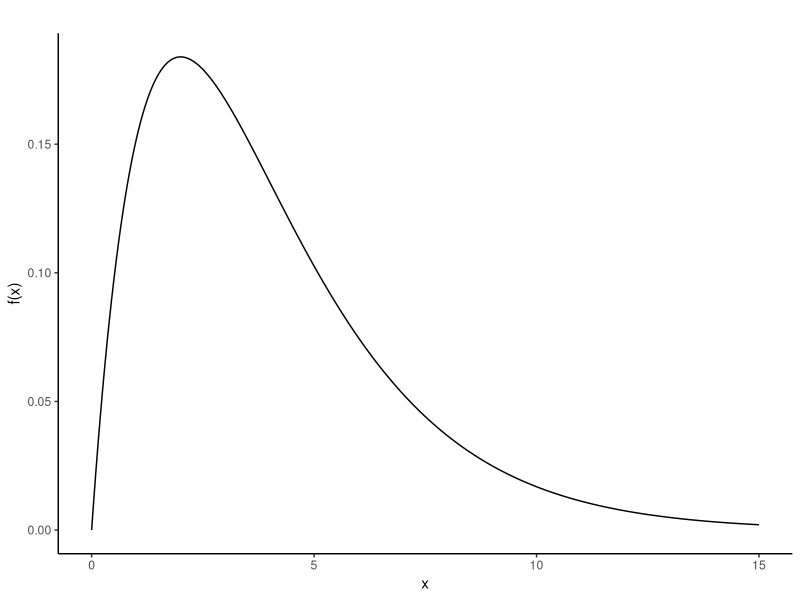
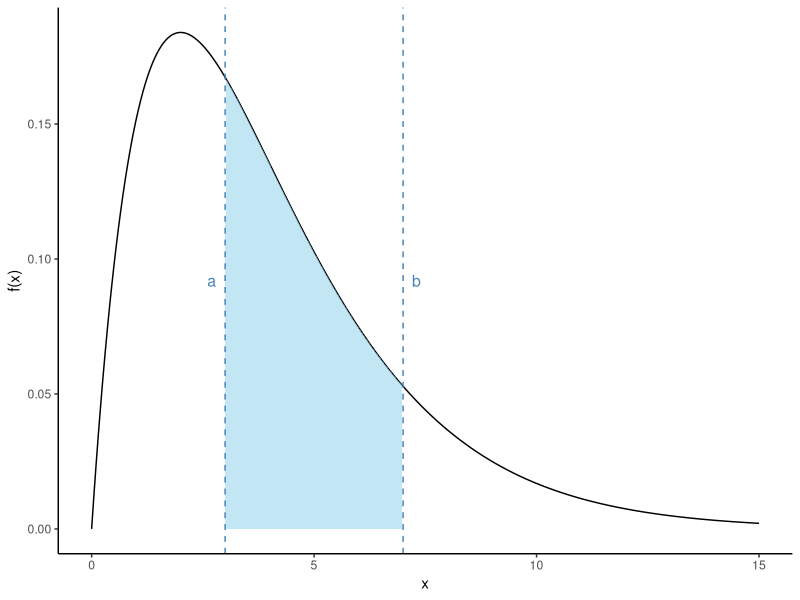
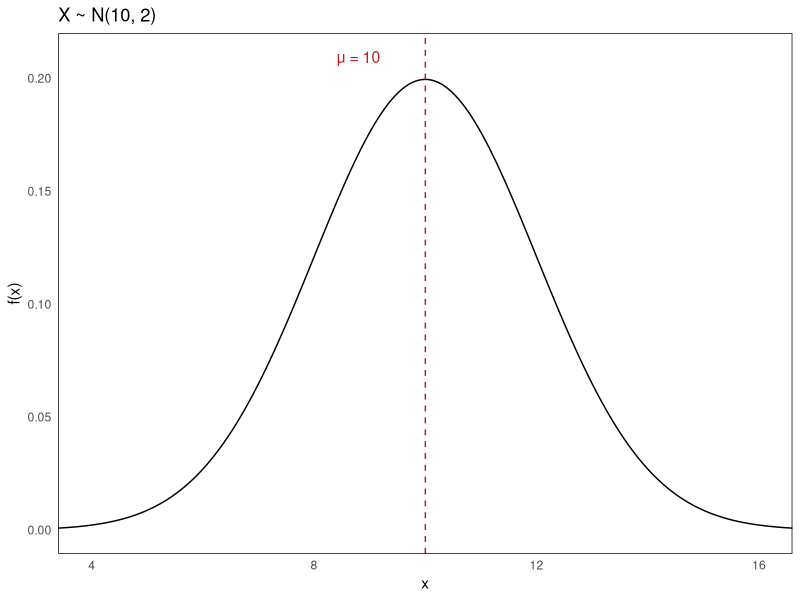
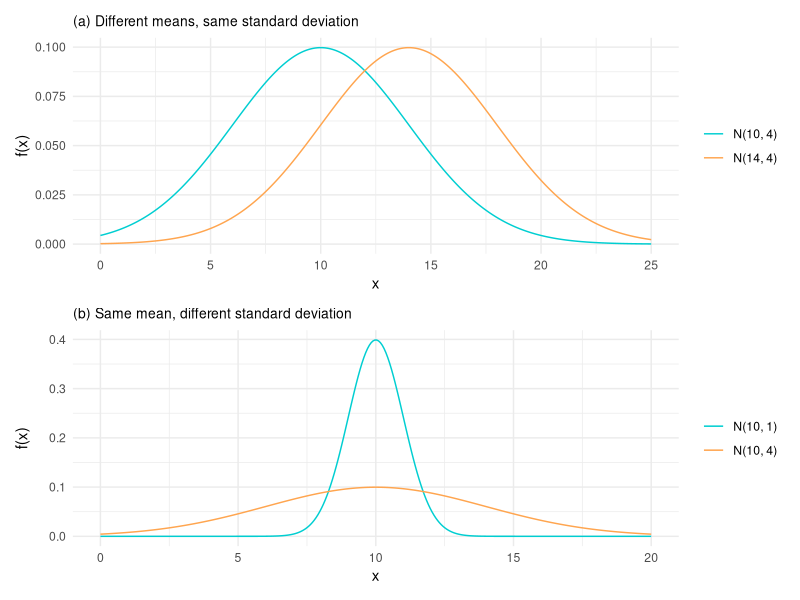
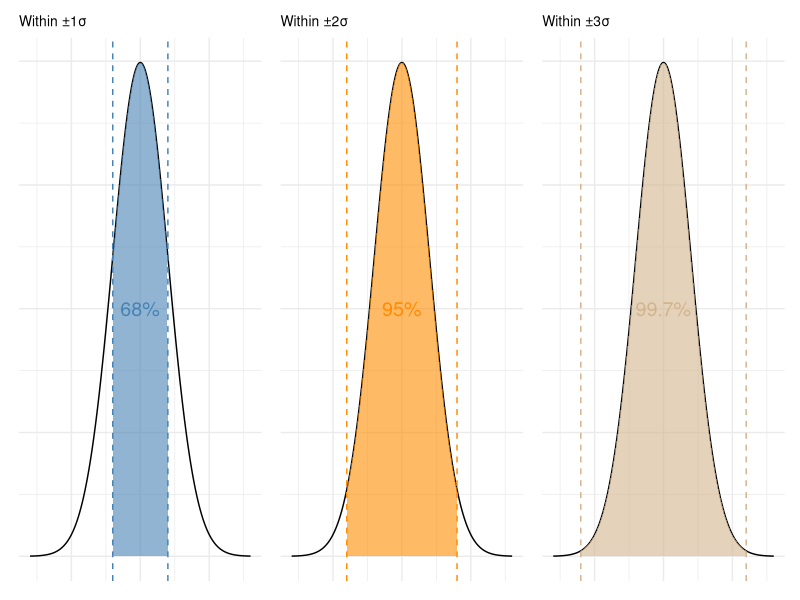
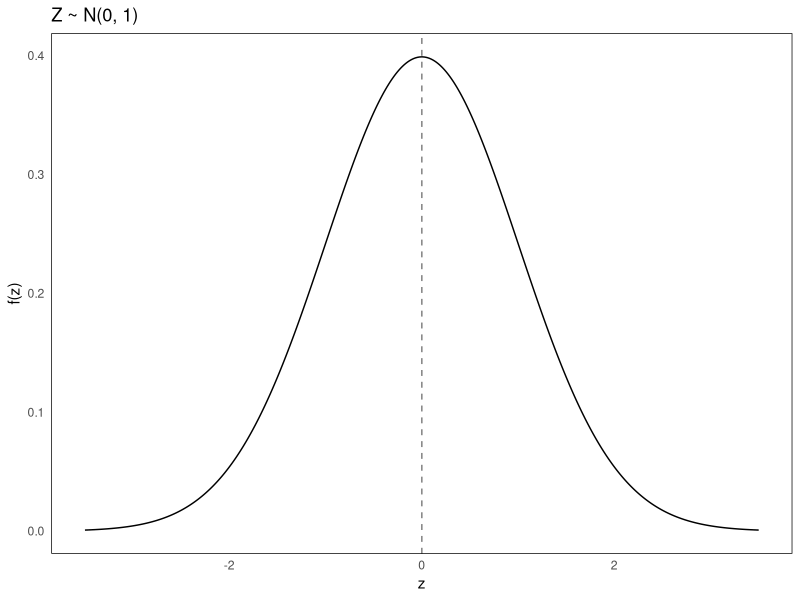
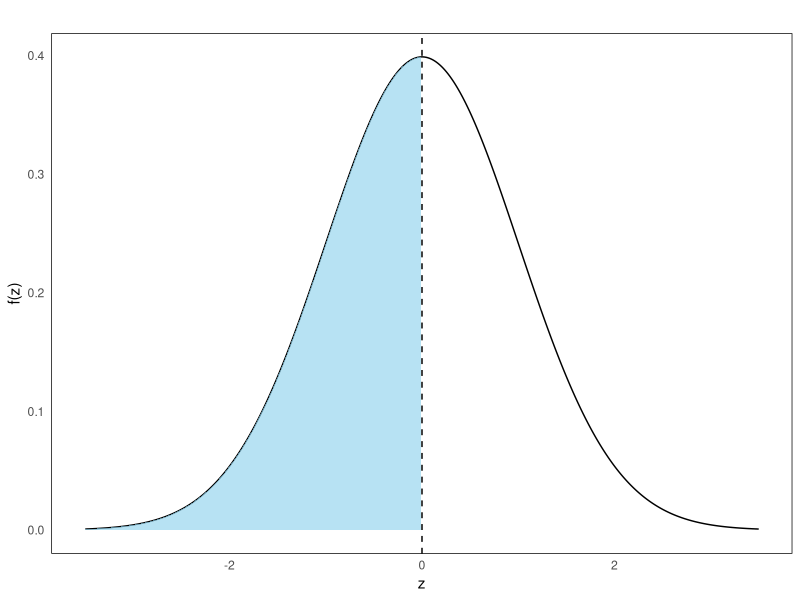
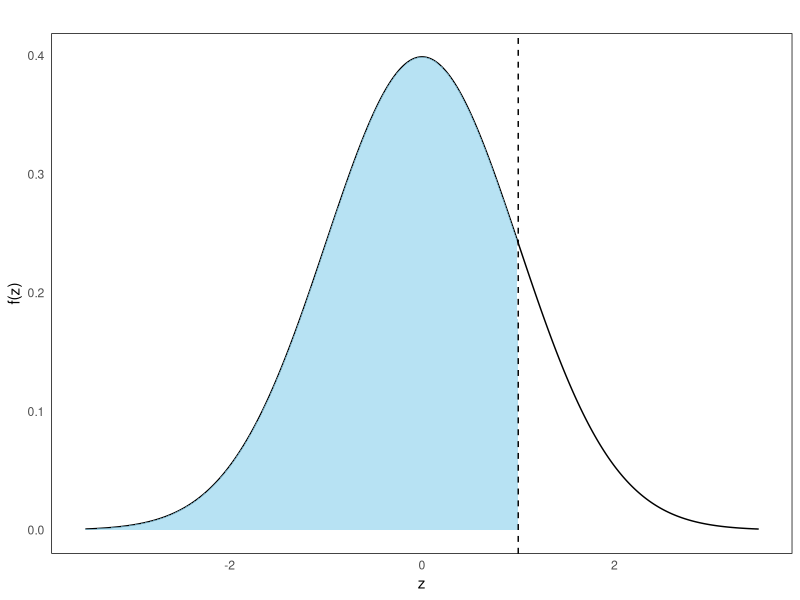

Here is the R script that generated these plots, in order:
## ---- chunk 1
#| echo: false
library(ggplot2)
library(tidyverse)
library(gganimate)
library(patchwork)
## ---- chunk 2
#| echo: false
#| fig-height: 3
#| fig-width: 5
#| fig-align: center

# Skewed density using Gamma distribution
x_vals <- seq(0, 15, length.out = 300)
y_vals <- dgamma(x_vals, shape = 2, scale = 2)  # Right-skewed

df_skewed <- data.frame(x = x_vals, y = y_vals)

ggplot(df_skewed, aes(x = x, y = y)) +
  geom_line(color = "black", size = 0.5) +
  labs(
    title = " ",
    x = "x",
    y = "f(x)"
  ) +
  theme_classic()
## ---- chunk 3
#| echo: false
#| fig-height: 3
#| fig-width: 5
#| fig-align: center
# Define limits a and b
a <- 3
b <- 7

ggplot(df_skewed, aes(x = x, y = y)) +
  geom_line(color = "black", size = 0.5) +
  geom_area(data = subset(df_skewed, x >= a & x <= b),
            aes(x = x, y = y),
            fill = "skyblue", alpha = 0.5) +
  geom_vline(xintercept = a, color = "steelblue", linetype = "dashed", size = 0.5) +
  geom_vline(xintercept = b, color = "steelblue", linetype = "dashed", size = 0.5) +
    annotate("text", x = a-0.3, y = max(df_skewed$y) * 0.5, label = "a", color = "steelblue", size = 4) +
  annotate("text", x = b+0.3, y = max(df_skewed$y) * 0.5, label = "b", color = "steelblue", size = 4) +
  labs(
    x = "x",
    y = "f(x)"
  ) +
  theme_classic()
## ---- chunk 4
#| echo: false
#| fig-height: 3
#| fig-width: 4
#| fig-align: center
# Parameters
mu <- 10
sigma <- 2

# Generate data
x_vals <- seq(0, 18, length.out = 300)
y_vals <- dnorm(x_vals, mean = mu, sd = sigma)

df_norm <- data.frame(x = x_vals, y = y_vals)
width <- 6
x_vals <- seq(mu - width, mu + width, length.out = 300)
y_vals <- dnorm(x_vals, mean = mu, sd = sigma)

# Plot
ggplot(df_norm, aes(x = x, y = y)) +
  geom_line(color = "black", size = 0.5) +
  geom_vline(xintercept = mu, linetype = "dashed", color = "firebrick", size = 0.5) +
  annotate("text", x = mu-1.2, y = max(y_vals) * 1.05, label = "μ = 10", color = "firebrick", size = 4) +
  labs(
    title = "X ~ N(10, 2)",
    x = "x",
    y = "f(x)"
  ) +
  coord_cartesian(xlim = c(mu - width, mu + width)) +
  theme_minimal() +
  theme(
  panel.grid = element_blank(),   
  panel.border = element_rect(color = "black", fill = NA) 
  )
## ---- chunk 5
#| echo: false
#| fig-height: 6
#| fig-width: 5
#| fig-align: center
# (a) Different means, same std deviation
x1 <- seq(0, 25, length.out = 300)
df_a <- data.frame(
  x = rep(x1, 2),
  density = c(dnorm(x1, mean = 10, sd = 4), dnorm(x1, mean = 14, sd = 4)),
  dist = factor(rep(c("N(10, 4)", "N(14, 4)"), each = length(x1)))
)

plot_a <- ggplot(df_a, aes(x = x, y = density, color = dist)) +
  geom_line(size = 0.5) +
  scale_color_manual(values = c("darkturquoise", "tan1")) +
  labs(
    title = "(a) Different means, same standard deviation",
    x = "x", y = "f(x)"
  ) +
  theme_minimal() +
  theme(
    legend.title = element_blank(),
    plot.title = element_text(size = 10)  # smaller title
  )

# (b) Same mean, different std deviation
x2 <- seq(0, 20, length.out = 300)
df_b <- data.frame(
  x = rep(x2, 2),
  density = c(dnorm(x2, mean = 10, sd = 1), dnorm(x2, mean = 10, sd = 4)),
  dist = factor(rep(c("N(10, 1)", "N(10, 4)"), each = length(x2)))
)

plot_b <- ggplot(df_b, aes(x = x, y = density, color = dist)) +
  geom_line(size = 0.5) +
  scale_color_manual(values = c("darkturquoise", "tan1")) +
  labs(
    title = "(b) Same mean, different standard deviation",
    x = "x", y = "f(x)"
  ) +
  theme_minimal() +
  theme(
    legend.title = element_blank(),
    plot.title = element_text(size = 10)  # smaller title
  )


# Combine with patchwork and caption
(plot_a / plot_b)
## ---- chunk 6
#| fig-height: 3
#| fig-width: 9
# Parameters
mu <- 10
sigma <- 2
x_vals <- seq(mu - 4*sigma, mu + 4*sigma, length.out = 500)
df_base <- data.frame(x = x_vals, y = dnorm(x_vals, mu, sigma))

# Helper to generate shaded plot
empirical_plot <- function(lower, upper, percent_label, fill_color) {
  df_shade <- subset(df_base, x >= lower & x <= upper)
  
  ggplot(df_base, aes(x, y)) +
    geom_line(color = "black", size = 0.5) +
    geom_area(data = df_shade, fill = fill_color, alpha = 0.6) +
    geom_vline(xintercept = c(lower, upper), linetype = "dashed", color = fill_color) +
    annotate("text", x = mu, y = 0.1, label = percent_label, size = 5, color = fill_color) +
    labs(x = NULL, y = NULL) +
    theme_minimal() +
    theme(
      axis.text = element_blank(),
      axis.ticks = element_blank(),
      plot.title = element_text(size = 10)
    ) 
}

# Create the three plots
plot_68 <- empirical_plot(mu - sigma, mu + sigma, "68%", "steelblue") +
  ggtitle("Within ±1σ")

plot_95 <- empirical_plot(mu - 2*sigma, mu + 2*sigma, "95%", "darkorange") +
  ggtitle("Within ±2σ")

plot_997 <- empirical_plot(mu - 3*sigma, mu + 3*sigma, "99.7%", "tan") +
  ggtitle("Within ±3σ")

# Combine in one row
plot_68 + plot_95 + plot_997 
## ---- chunk 7
#| echo: false
#| message: false
#| fig-height: 3
#| fig-width: 4
#| fig-align: center
#| 
# Generate the standard normal curve
z_vals <- seq(-3.5, 3.5, length.out = 400)
df_z <- data.frame(
  z = z_vals,
  density = dnorm(z_vals)
)

ggplot(df_z, aes(x = z, y = density)) +
  geom_line(color = "black", size = 0.5) +
  geom_vline(xintercept = 0, linetype = "dashed", color = "gray50") +
  labs(
    title = "Z ~ N(0, 1)",
    x = "z", y = "f(z)"
  ) +
  theme_minimal() +
  theme(
  panel.grid = element_blank(),   
  panel.border = element_rect(color = "black", fill = NA) 
  )
## ---- chunk 8
#| fig-height: 3
#| fig-width: 4
#| fig-align: center

ggplot(df_z, aes(x = z, y = density)) +
  geom_line(color = "black", linewidth = 0.5) +
  geom_area(data = subset(df_z, z <= 0), fill = "skyblue", alpha = 0.6) +
  geom_vline(xintercept = 0, linetype = "dashed", color = "black") +
  labs(title = " ", x = "z", y = "f(z)") +
  theme_minimal() +
  theme(
  panel.grid = element_blank(),   
  panel.border = element_rect(color = "black", fill = NA)       
)
## ---- chunk 9
#| fig-height: 3
#| fig-width: 4
#| fig-align: center
ggplot(df_z, aes(x = z, y = density)) +
  geom_line(color = "black", linewidth = 0.5) +
  geom_area(data = subset(df_z, z <= 1), fill = "skyblue", alpha = 0.6) +
  geom_vline(xintercept = 1, linetype = "dashed", color = "black") +
  labs(title = " ", x = "z", y = "f(z)") +
  theme_minimal() +
  theme(
  panel.grid = element_blank(),   
  panel.border = element_rect(color = "black", fill = NA)       
)
## ---- chunk 10
#| fig-height: 3
#| fig-width: 4
#| fig-align: center
#| 
ggplot(df_z, aes(x = z, y = density)) +
  geom_line(color = "black", linewidth = 0.5) +
  geom_area(data = subset(df_z, z >= 0 & z <= 1), fill = "skyblue", alpha = 0.6) +
  geom_vline(xintercept = c(0, 1), linetype = "dashed", color = "black") +
  labs(title = " ", x = "z", y = "f(z)") +
  theme_minimal() +
  theme(
  panel.grid = element_blank(),   
  panel.border = element_rect(color = "black", fill = NA)       
  )
## ---- chunk 11
#| fig-height: 3
#| fig-width: 4
#| fig-align: center
#| 
ggplot(df_z, aes(x = z, y = density)) +
  geom_line(color = "black", linewidth = 0.5) +
  geom_area(data = subset(df_z, z >= 0.73), fill = "skyblue", alpha = 0.6) +
  geom_vline(xintercept = 0.73, linetype = "dashed", color = "black") +
  labs(title = " ", x = "z", y = "f(z)") +
  theme_minimal() +
  theme(
  panel.grid = element_blank(),   
  panel.border = element_rect(color = "black", fill = NA)       
  )
## ---- chunk 12
#| fig-height: 4
#| fig-width: 10
#| fig-align: center
#| echo: false
p1 <-  ggplot(df_z, aes(x = z, y = density)) +
  geom_line(color = "black", linewidth = 0.5) +
  geom_area(data = subset(df_z, z >= -1.59), fill = "skyblue", alpha = 0.6) +
  geom_vline(xintercept = -1.59, linetype = "dashed", color = "black") +
  labs(title = " P(Z ≥ -1.59) ", x = "z", y = "f(z)") +
  theme_minimal() +
  theme(
  panel.grid = element_blank(),   
  panel.border = element_rect(color = "black", fill = NA)       
  )

p2  <-  ggplot(df_z, aes(x = z, y = density)) +
  geom_line(color = "black", linewidth = 0.5) +
  geom_area(data = subset(df_z, z <= 1.59), fill = "skyblue", alpha = 0.6) +
  geom_vline(xintercept = 1.59, linetype = "dashed", color = "black") +
  labs(title = "P(Z ≤ 1.59) ", x = "z", y = "f(z)") +
  theme_minimal() +
  theme(
  panel.grid = element_blank(),   
  panel.border = element_rect(color = "black", fill = NA)       
  )

p1 + p2
## ---- chunk 13
#| fig-height: 3
#| fig-width: 4
#| fig-align: center
#| 
ggplot(df_z, aes(x = z, y = density)) +
  geom_line(color = "black", linewidth = 0.5) +
  geom_area(data = subset(df_z, z >= -1.59 & z <= 0.73), fill = "skyblue", alpha = 0.6) +
  geom_vline(xintercept = c(-1.59, 0.73), linetype = "dashed", color = "black") +
  labs(title = " ", x = "z", y = "f(z)") +
  theme_minimal() +
  theme(
  panel.grid = element_blank(),   
  panel.border = element_rect(color = "black", fill = NA)       
  )
## ---- chunk 14
#| fig-height: 7
#| fig-width: 5
#| fig-align: center
#| echo: false

# Plot for X ~ N(170, 10)
mu_x <- 170
sigma_x <- 10
x_vals <- seq(130, 210, length.out = 300)
df_x <- data.frame(x = x_vals, y = dnorm(x_vals, mean = mu_x, sd = sigma_x))

p1 <-  ggplot(df_x, aes(x = x, y = y)) +
  geom_line(color = "black", linewidth = 0.5) +
  geom_area(data = subset(df_x, x <= 190), fill = "grey", alpha = 0.6) +
  geom_vline(xintercept = 190, linetype = "dashed") +
  labs(title = "P(X ≤ 190)", x = "x", y = "f(x)") +
  theme_minimal()  +
  theme(
  panel.grid = element_blank(),   
  panel.border = element_rect(color = "black", fill = NA)       
  )


# Plot for standard normal
z_vals <- seq(-4, 4, length.out = 300)
df_z <- data.frame(z = z_vals, y = dnorm(z_vals))

p2 <-  ggplot(df_z, aes(x = z, y = y)) +
  geom_line(color = "black", linewidth = 0.5) +
  geom_area(data = subset(df_z, z <= 2), fill = "skyblue", alpha = 0.6) +
  geom_vline(xintercept = 2, linetype = "dashed") +
  labs(title = "P(Z ≤ 2)", x = "z", y = "f(z)") +
  theme_minimal()  +
  theme(
  panel.grid = element_blank(),   
  panel.border = element_rect(color = "black", fill = NA)       
  )


p1 / p2
